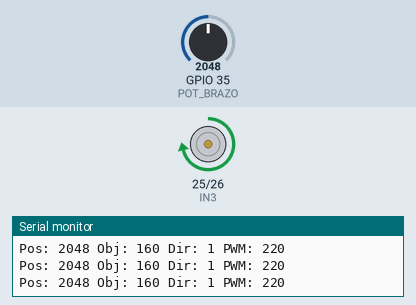
Recording of a sketch running on a simulated ESP32. Shown: motor-driver pin pairs drawn as motors (green arrow = first pin HIGH = forward, orange = second pin HIGH = backward, longer = more drive, scaled by the enable pin), the last lines printed to the serial monitor. The test bench sets the inputs (shaded band); at power-on: GPIO 35 (POT_BRAZO) = 2048 (analog values on the 0–4095 scale).

Above: at 1.2 s.
1.3 s: GPIO 35 (POT_BRAZO) set to 491
At 3.3 s:
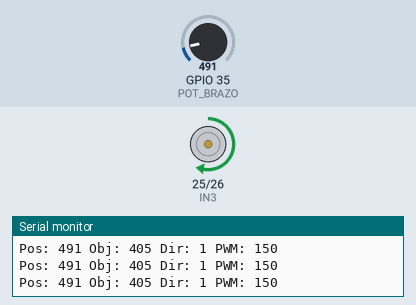
At 4.2 s:
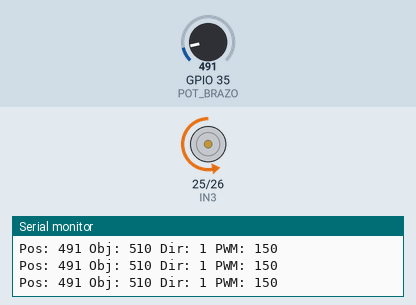
4.3 s: GPIO 35 (POT_BRAZO) set to 180
5.8 s: GPIO 35 (POT_BRAZO) set to 1228
At 6.6 s:
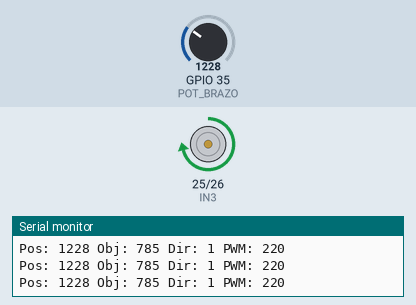
7.3 s: GPIO 35 (POT_BRAZO) set to 827
Timing chart, 0 to 11.0 s (numbered marks = the images above; inputs shaded):
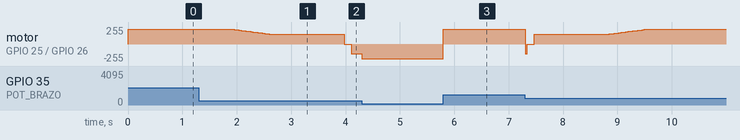

Measured:
- after the input at 1.3 s, motor on GPIO 25 (IN3) / GPIO 26 (IN4): moves from forward 219/255 to backward 149/255 over 2.2 s, starting after 0.65 s
- after the input at 5.8 s, motor on GPIO 25 (IN3) / GPIO 26 (IN4): backward 219/255 → forward 219/255 at once

The sketch:

pintar_unalinea_copy_20260427195456.ino
```cpp
#include <Arduino.h>

// =================================================
// =============== PID BRAZO CON TRAYECTORIA =======
// =================================================

// ---- PINES ----
#define POT_BRAZO 35

#define IN3 25
#define IN4 26
#define ENB 27

// ---- LIMITES REALES ----
#define POT_MIN 10
#define POT_MAX 867
#define MARGEN  15

// ---- PWM ----
#define PWM_FREQ 1000
#define PWM_RES 8

#define PWM_KICK 150
#define PWM_MAX  220

// ---- PID ----
float Kp = 0.9;
float Ki = 0.0;
float Kd = 0.05;

float error = 0;
float errorPrev = 0;
float integral = 0;

// ---- TRAYECTORIA ----
int objetivo = POT_MIN + MARGEN;  // empieza abajo
int direccionTray = 1;            // +1 sube, -1 baja
#define PASO_TRAY 5                // tamaño del paso del objetivo

unsigned long tPrev = 0;
unsigned long tTrayPrev = 0;

// =================================================
// ================= SETUP =========================
// =================================================
void setup() {
  Serial.begin(115200);
  analogReadResolution(12);

  pinMode(IN3, OUTPUT);
  pinMode(IN4, OUTPUT);

  ledcAttach(ENB, PWM_FREQ, PWM_RES);

  tPrev = millis();
  tTrayPrev = millis();

  Serial.println("PID BRAZO CON TRAYECTORIA");
  Serial.println("Movimiento automatico entre limites");
}

// =================================================
// ================= LOOP ==========================
// =================================================
void loop() {

  // ---- LECTURA ----
  int posicion = analogRead(POT_BRAZO);

  // ---- TIEMPO PID ----
  unsigned long ahora = millis();
  float dt = (ahora - tPrev) / 1000.0;
  if (dt <= 0) dt = 0.01;
  tPrev = ahora;

  // ---- GENERADOR DE TRAYECTORIA ----
  if (ahora - tTrayPrev > 40) {  // velocidad del barrido
    objetivo += direccionTray * PASO_TRAY;

    if (objetivo >= POT_MAX - MARGEN) {
      objetivo = POT_MAX - MARGEN;
      direccionTray = -1;
    }

    if (objetivo <= POT_MIN + MARGEN) {
      objetivo = POT_MIN + MARGEN;
      direccionTray = 1;
    }

    tTrayPrev = ahora;
  }

  // ---- PID ----
  error = objetivo - posicion;
  float derivada = (error - errorPrev) / dt;
  errorPrev = error;

  // Zona muerta
  if (abs(error) < 8) {
    ledcWrite(ENB, 0);
    integral = 0;
    return;
  }

  float salida = Kp * error + Kd * derivada;

  int pwm = abs((int)salida);
  pwm = constrain(pwm, PWM_KICK, PWM_MAX);

  // ---- LIMITES DUROS ----
  if ((posicion <= POT_MIN + MARGEN && salida < 0) ||
      (posicion >= POT_MAX - MARGEN && salida > 0)) {
    ledcWrite(ENB, 0);
    return;
  }

  // ---- SENTIDO (TERCER CUADRANTE CORRECTO) ----
  if (salida > 0) {
    // SUBE (horario)
    digitalWrite(IN3, LOW);
    digitalWrite(IN4, HIGH);
  } else {
    // BAJA (antihorario)
    digitalWrite(IN3, HIGH);
    digitalWrite(IN4, LOW);
  }

  ledcWrite(ENB, pwm);

  // ---- DEBUG ----
  Serial.print("Pos: ");
  Serial.print(posicion);
  Serial.print(" Obj: ");
  Serial.print(objetivo);
  Serial.print(" Dir: ");
  Serial.print(direccionTray);
  Serial.print(" PWM: ");
  Serial.println(pwm);

  delay(5);
}
```
